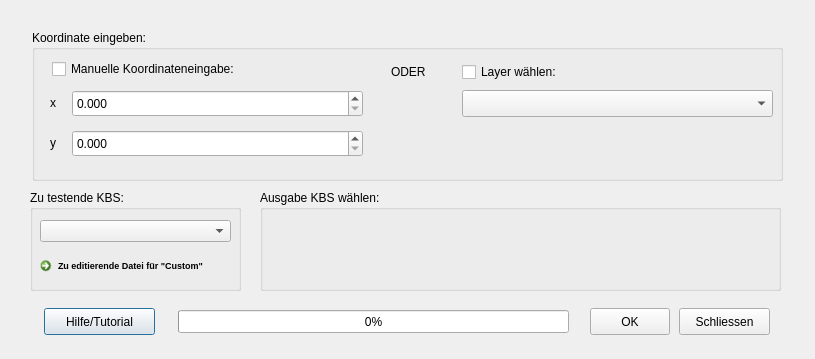
<?xml version="1.0" encoding="UTF-8"?>
<ui version="4.0">
 <class>Dialog</class>
 <widget class="QDialog" name="Dialog">
  <property name="geometry">
   <rect>
    <x>0</x>
    <y>0</y>
    <width>815</width>
    <height>359</height>
   </rect>
  </property>
  <property name="windowTitle">
   <string>CRS Guesser</string>
  </property>
  <widget class="QLabel" name="t_y_koordinate">
   <property name="geometry">
    <rect>
     <x>50</x>
     <y>135</y>
     <width>16</width>
     <height>16</height>
    </rect>
   </property>
   <property name="text">
    <string>y</string>
   </property>
  </widget>
  <widget class="QGroupBox" name="t_koordinate_eingeben">
   <property name="geometry">
    <rect>
     <x>32</x>
     <y>30</y>
     <width>751</width>
     <height>151</height>
    </rect>
   </property>
   <property name="title">
    <string>Koordinate eingeben:</string>
   </property>
   <widget class="QgsDoubleSpinBox" name="eingabe_x_koordinate">
    <property name="geometry">
     <rect>
      <x>40</x>
      <y>60</y>
      <width>291</width>
      <height>27</height>
     </rect>
    </property>
    <property name="decimals">
     <number>3</number>
    </property>
    <property name="maximum">
     <double>1000000000000000.000000000000000</double>
    </property>
   </widget>
   <widget class="QgsDoubleSpinBox" name="eingabe_y_koordinate">
    <property name="geometry">
     <rect>
      <x>40</x>
      <y>100</y>
      <width>291</width>
      <height>27</height>
     </rect>
    </property>
    <property name="decimals">
     <number>3</number>
    </property>
    <property name="maximum">
     <double>1000000000000000.000000000000000</double>
    </property>
   </widget>
   <widget class="QCheckBox" name="checkbox_manual">
    <property name="geometry">
     <rect>
      <x>20</x>
      <y>29</y>
      <width>241</width>
      <height>20</height>
     </rect>
    </property>
    <property name="text">
     <string>Manuelle Koordinateneingabe:</string>
    </property>
    <property name="tristate">
     <bool>false</bool>
    </property>
   </widget>
   <widget class="QCheckBox" name="checkbox_layer">
    <property name="geometry">
     <rect>
      <x>430</x>
      <y>32</y>
      <width>241</width>
      <height>20</height>
     </rect>
    </property>
    <property name="text">
     <string>Layer wählen:</string>
    </property>
   </widget>
   <widget class="QgsMapLayerComboBox" name="eingabe_layer">
    <property name="geometry">
     <rect>
      <x>430</x>
      <y>60</y>
      <width>311</width>
      <height>27</height>
     </rect>
    </property>
   </widget>
   <widget class="QLabel" name="label">
    <property name="geometry">
     <rect>
      <x>359</x>
      <y>34</y>
      <width>55</width>
      <height>16</height>
     </rect>
    </property>
    <property name="text">
     <string>ODER</string>
    </property>
   </widget>
  </widget>
  <widget class="QPushButton" name="hilfe">
   <property name="geometry">
    <rect>
     <x>44</x>
     <y>308</y>
     <width>111</width>
     <height>27</height>
    </rect>
   </property>
   <property name="text">
    <string>Hilfe/Tutorial</string>
   </property>
   <property name="default">
    <bool>false</bool>
   </property>
   <property name="flat">
    <bool>false</bool>
   </property>
  </widget>
  <widget class="QGroupBox" name="t_zu_testende_kbs">
   <property name="geometry">
    <rect>
     <x>30</x>
     <y>190</y>
     <width>211</width>
     <height>101</height>
    </rect>
   </property>
   <property name="title">
    <string>Zu testende KBS:</string>
   </property>
   <widget class="QComboBox" name="wahl_test_kbs">
    <property name="geometry">
     <rect>
      <x>10</x>
      <y>30</y>
      <width>191</width>
      <height>22</height>
     </rect>
    </property>
   </widget>
   <widget class="QCommandLinkButton" name="file_edit_custom">
    <property name="geometry">
     <rect>
      <x>3</x>
      <y>60</y>
      <width>205</width>
      <height>31</height>
     </rect>
    </property>
    <property name="font">
     <font>
      <family>Segoe UI</family>
      <pointsize>7</pointsize>
     </font>
    </property>
    <property name="acceptDrops">
     <bool>false</bool>
    </property>
    <property name="inputMethodHints">
     <set>Qt::ImhMultiLine</set>
    </property>
    <property name="text">
     <string>Zu editierende Datei für &quot;Custom&quot;</string>
    </property>
    <property name="iconSize">
     <size>
      <width>12</width>
      <height>12</height>
     </size>
    </property>
   </widget>
  </widget>
  <widget class="QGroupBox" name="groupBox">
   <property name="geometry">
    <rect>
     <x>260</x>
     <y>190</y>
     <width>521</width>
     <height>101</height>
    </rect>
   </property>
   <property name="title">
    <string>Ausgabe KBS wählen:</string>
   </property>
   <widget class="QgsProjectionSelectionWidget" name="eingabe_ausgabe_kbs">
    <property name="geometry">
     <rect>
      <x>10</x>
      <y>30</y>
      <width>501</width>
      <height>27</height>
     </rect>
    </property>
    <property name="inputMethodHints">
     <set>Qt::ImhHiddenText</set>
    </property>
   </widget>
  </widget>
  <widget class="QLabel" name="t_x_koordinate">
   <property name="geometry">
    <rect>
     <x>50</x>
     <y>95</y>
     <width>16</width>
     <height>16</height>
    </rect>
   </property>
   <property name="text">
    <string>x</string>
   </property>
  </widget>
  <widget class="QPushButton" name="ok_run">
   <property name="geometry">
    <rect>
     <x>590</x>
     <y>308</y>
     <width>80</width>
     <height>27</height>
    </rect>
   </property>
   <property name="text">
    <string>OK</string>
   </property>
  </widget>
  <widget class="QProgressBar" name="progressBar">
   <property name="geometry">
    <rect>
     <x>178</x>
     <y>310</y>
     <width>391</width>
     <height>23</height>
    </rect>
   </property>
   <property name="value">
    <number>0</number>
   </property>
  </widget>
  <widget class="QWidget" name="layoutWidget">
   <property name="geometry">
    <rect>
     <x>0</x>
     <y>0</y>
     <width>2</width>
     <height>2</height>
    </rect>
   </property>
   <layout class="QHBoxLayout" name="horizontalLayout"/>
  </widget>
  <widget class="QPushButton" name="schliessen">
   <property name="geometry">
    <rect>
     <x>679</x>
     <y>308</y>
     <width>91</width>
     <height>27</height>
    </rect>
   </property>
   <property name="text">
    <string>Schliessen</string>
   </property>
  </widget>
  <zorder>layoutWidget</zorder>
  <zorder>t_koordinate_eingeben</zorder>
  <zorder>t_y_koordinate</zorder>
  <zorder>hilfe</zorder>
  <zorder>t_zu_testende_kbs</zorder>
  <zorder>groupBox</zorder>
  <zorder>t_x_koordinate</zorder>
  <zorder>ok_run</zorder>
  <zorder>progressBar</zorder>
  <zorder>schliessen</zorder>
 </widget>
 <customwidgets>
  <customwidget>
   <class>QgsDoubleSpinBox</class>
   <extends>QDoubleSpinBox</extends>
   <header>qgsdoublespinbox.h</header>
  </customwidget>
  <customwidget>
   <class>QgsMapLayerComboBox</class>
   <extends>QComboBox</extends>
   <header>qgsmaplayercombobox.h</header>
  </customwidget>
  <customwidget>
   <class>QgsProjectionSelectionWidget</class>
   <extends>QWidget</extends>
   <header>qgsprojectionselectionwidget.h</header>
  </customwidget>
 </customwidgets>
 <tabstops>
  <tabstop>eingabe_ausgabe_kbs</tabstop>
  <tabstop>hilfe</tabstop>
  <tabstop>ok_run</tabstop>
 </tabstops>
 <resources/>
 <connections/>
</ui>
